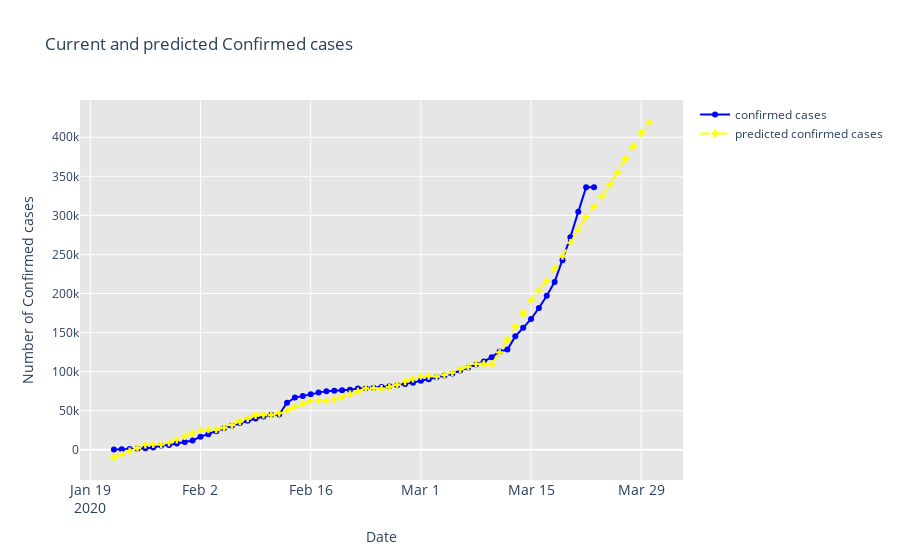

Notebook code cell kept with this figure:
### Code cell
fig = go.Figure()
fig.add_trace(go.Scatter(x=confirmed['ds'],y=confirmed['y'],mode='lines+markers',name='confirmed cases',line=dict(color='blue',dash='solid')))
fig.add_trace(go.Scatter(x=future.ds.dt.date,y=forecast.yhat,mode='lines+markers',name='predicted confirmed cases',line=dict(color='yellow',dash='dash'),marker_symbol='cross'))
fig.update_layout(title_text='Current and predicted Confirmed cases',xaxis=dict(title='Date'),xaxis_tickfont_size=14,yaxis=dict(title='Number of Confirmed cases'),plot_bgcolor='#e6e6e6')
fig.show()
